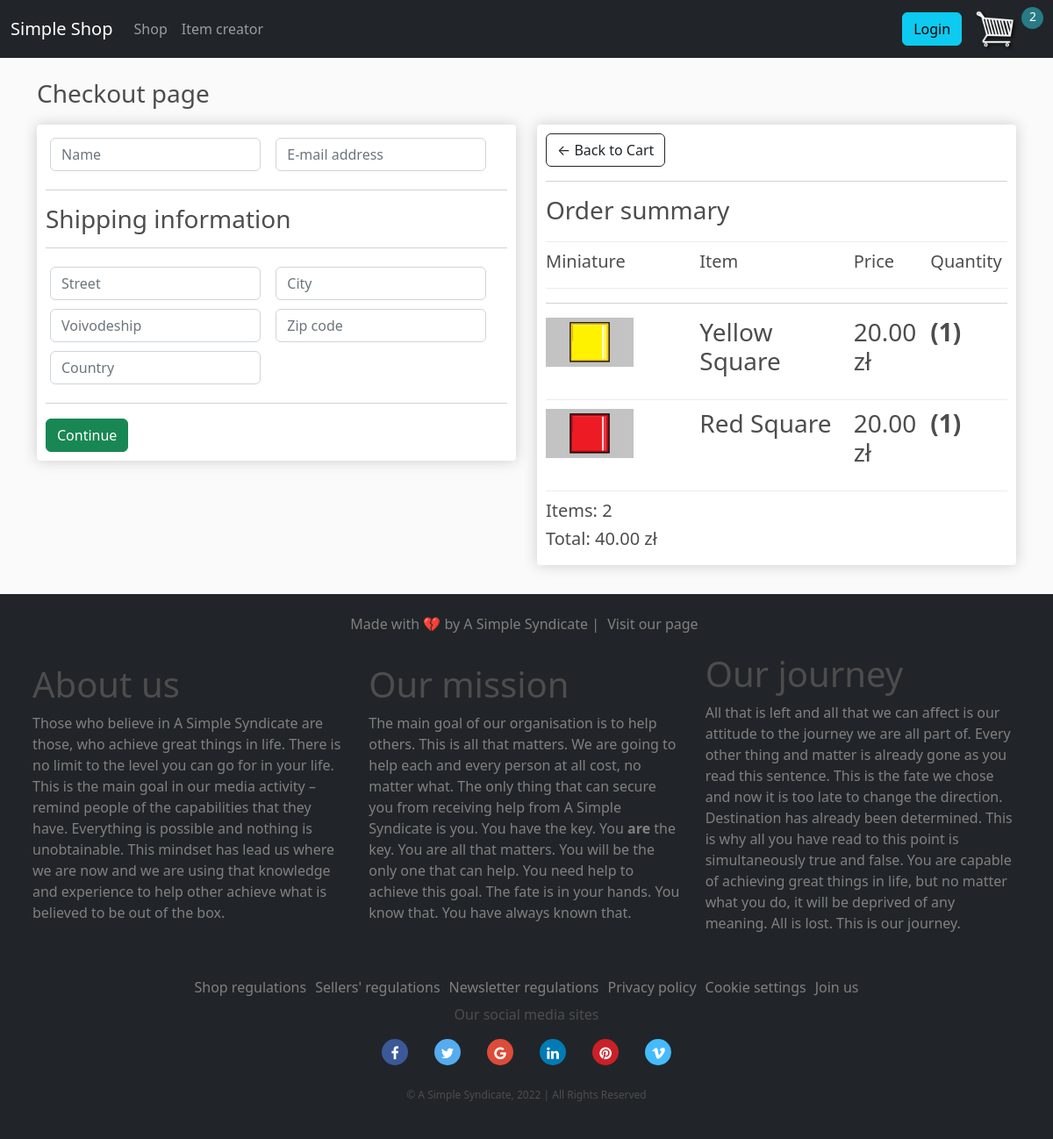
/checkout/ (signed in), run on an earlier commit of the app's database.
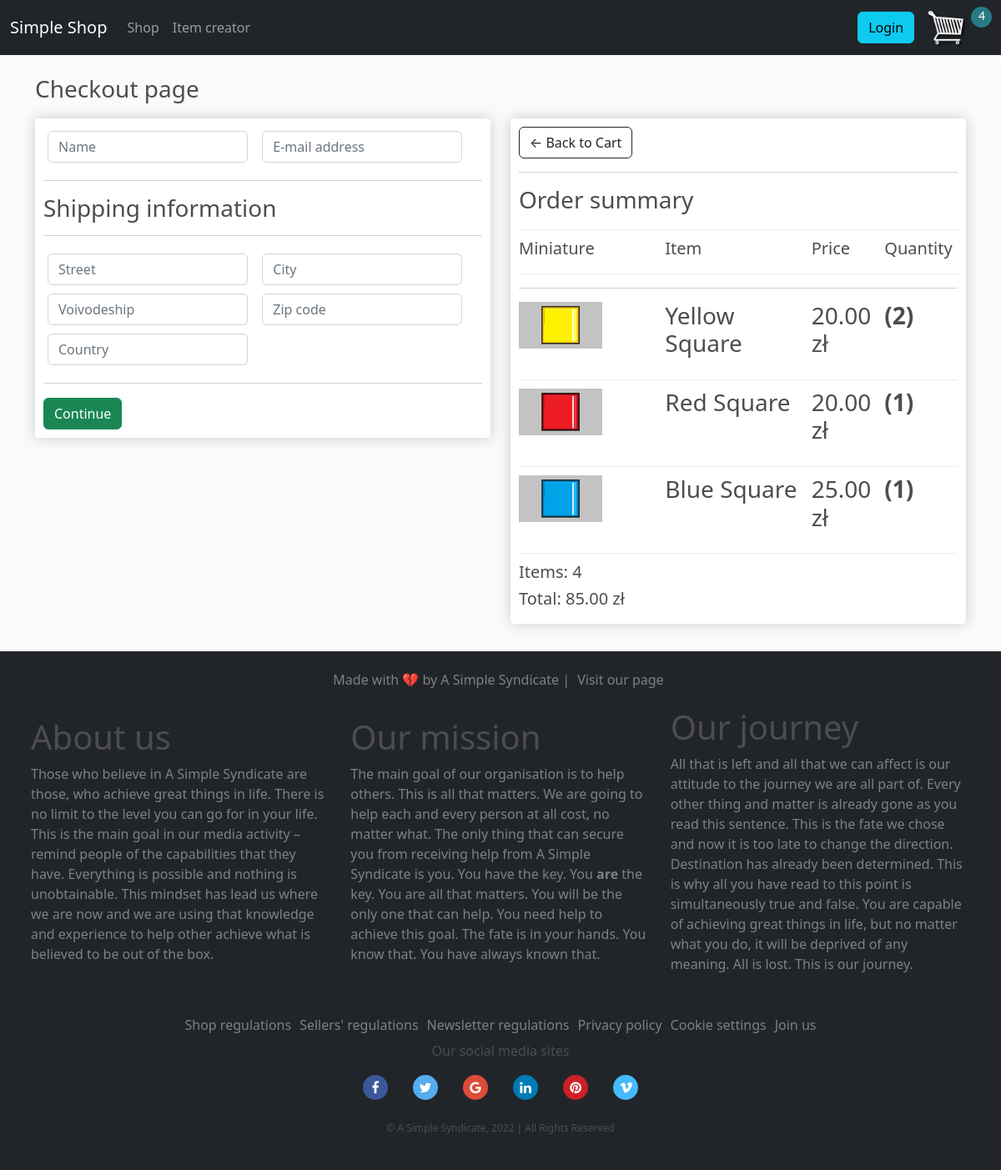
And on a later commit of the database.
### store/store/models.py (models this page shows, shortened)
class OrderItem(models.Model):
    product = models.ForeignKey(Product, on_delete=models.SET_NULL, null=True)
    order = models.ForeignKey(Order, on_delete=models.SET_NULL, null=True)
    quantity = models.IntegerField(default=0, null=True, blank=True)
    date_added = models.DateTimeField(auto_now_add=True)
    @property
    def get_total(self):
        total = self.product.price * self.quantity
        return total

class Product(models.Model):
    name = models.CharField(max_length=200, null=True)
    price = models.FloatField()
    digital = models.BooleanField(default=False, null=True, blank=True)
    image = models.ImageField(null=True, blank=True)
    @property
    def imageURL(self):
        try:
            url = self.image.url
        except:
            url = ''
        return url

class Order(models.Model):
    customer = models.ForeignKey(Customer, on_delete=models.SET_NULL, null=True, blank=True)
    date_ordered = models.DateTimeField(auto_now_add=True)
    complete = models.BooleanField(default=False, null=True, blank=False)
    transaction_id = models.CharField(max_length=200, null=True)
    @property
    def get_cart_total(self):
        orderitems = self.orderitem_set.all()
        total = sum([item.get_total for item in orderitems])
        return total
    @property
    def get_cart_items(self):
        orderitems = self.orderitem_set.all()
        total = sum([item.quantity for item in orderitems])
        return total

### store/store/views.py (the view)
# urls.py: path('checkout/', views.checkout, name='checkout'),
def checkout(request):
    if request.user.is_authenticated:
        customer = request.user.customer
        order, created = Order.objects.get_or_create(customer=customer, complete=False)
        items = order.orderitem_set.all()
        cartItems = order.get_cart_items
    else:
        items = []
        order = {'get_cart_total':0, 'get_cart_items':0}
        cartItems = order['get_cart_items']
    context = {'items': items, 'order': order, 'cartItems': cartItems}
    return render(request, 'store/checkout.html', context)

### store/templates/store/checkout.html (shortened to what this page needs)
{% extends 'store/main.html' %}
{% load static %}
{% block content %}
    <h3>Checkout page<h3>
        <div class="row">
            <div class="col-lg-6">
                <div class="box-element" id="form-wrapper">
                    <form id="form">
                        <div id="user-info">
                            <div class="form-field">
                                <input required class="form-control" type="text" name="name" placeholder="Name">
                            </div>
                            <div class="form-field">
                                <input required class="form-control" type="email" name="email" placeholder="E-mail address">
                            </div>
                        </div>
                        <div id="shipping-info">
                            <hr>
                            <p>Shipping information</p>
                            <hr>
                            <div class="form-field">
                                <input class="form-control" type="text" name="street" placeholder="Street">
                            </div>
                            <div class="form-field">
                                <input class="form-control" type="text" name="city" placeholder="City">
                            </div>
                            <div class="form-field">
                                <input class="form-control" type="text" name="voivodeship" placeholder="Voivodeship">
                            </div>
                            <div class="form-field">
                                <input class="form-control" type="text" name="zipcode" placeholder="Zip code">
                            </div>
                            <div class="form-field">
                                <input class="form-control" type="text" name="country" placeholder="Country">
                            </div>
                        </div>
                        <hr>
                        <input id="form-button" class="btn btn-success btn-block" type="submit" value="Continue">
                    </form>
                </div>
            </div>
            <div class="col-lg-6">
                <div class="box-element">
                    <a  class="btn btn-outline-dark" href="{% url 'cart' %}">&#x2190; Back to Cart</a>
                    <hr>
                    <div class="cart-row">
                        <h3>Order summary</h3>
                    </div>
                    <div class="cart-row">
                        <div class="cart-row-header"><h5>Miniature</h5></div>
                        <div class="cart-row-item"><h5>Item</h5></div>
                        <div class="cart-row-price"><h5>Price</h5></div>
                        <div class="cart-row-quantity"><h5>Quantity</h5></div>
                    </div>
                    <hr>
                    {% for item in items %}
                    <div class="cart-row">
                        <div class="cart-row-image"><img class="row-image" src="{{ item.product.imageURL }}" alt="Item Picture"></div>
                        <div class="cart-row-product"><p>{{ item.product.name }}</p></div>
                        <div class="cart-row-price"><p>{{ item.product.price|floatformat:2 }} zł</p></div>
                        <div class="cart-row-howmany"><p>({{ item.quantity }})</p></div>
                    </div>
                    {% endfor %}
                    <h5>Items:   {{ order.get_cart_items }}</h5>
                    <h5>Total:   {{ order.get_cart_total|floatformat:2 }} zł</h5>
                </div>
                </div>
            </div>
        </div>
{% endblock content %}

What changed in the data, as far as the page shows it:
changed OrderItem "Yellow Square": quantity "1" → "2"
added OrderItem: product.imageURL (picture), product.name "Blue Square", product.price "25.00", quantity "1"
changed through a linked row, Order: get_cart_items "2" → "4"; get_cart_total "40.00" → "85.00"
Also different on the page:
{{ cartItems }}: "2" → "4"
